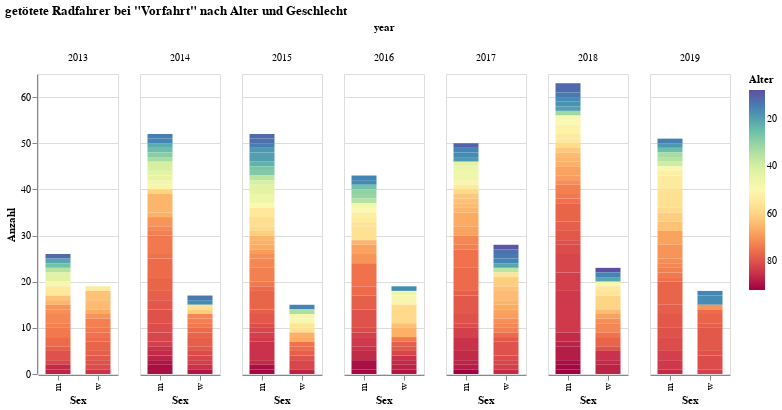

Source (notebook cell):
### Code cell
import altair as alt
#alt.renderers.enable('notebook')

unf_ra=unf[unf['Typ*']=='VF'].copy()
source = unf_ra.groupby(['year', 'Alter','Sex']).size().reset_index()
source=source.rename(columns={0:'Anzahl'})

alt.Chart(source).mark_bar(size=25,strokeOpacity=0.5,strokeWidth=0).encode(
    y='Anzahl',
    
    #color='Alter:Q' #:Q
    color=alt.Color('Alter:Q',#scale=alt.Scale(scheme='greenblue')),
                    scale=alt.Scale(domain=[source.Alter.max(), source.Alter.min()],
                                    scheme=alt.SchemeParams(name='spectral'))),
    x="Sex",
    column='year:N',

).properties(
    width=80,
    title='getötete Radfahrer bei "Vorfahrt" nach Alter und Geschlecht'
)

### Figure 1 — Vega-Lite specification as saved in the notebook (floating-point values rounded to 4 significant figures; data arrays with more than 128 entries replaced by an {"elided": "..."} marker saying what was removed)
{"config": {"view": {"continuousWidth": 400, "continuousHeight": 300}}, "data": {"name": "data-f91c4d3dc2a9c37c6e283e58f7c1c447"}, "mark": {"type": "bar", "size": 25, "strokeOpacity": 0.5, "strokeWidth": 0}, "encoding": {"color": {"type": "quantitative", "field": "Alter", "scale": {"domain": [92.0, 8.0], "scheme": {"name": "spectral"}}}, "column": {"type": "nominal", "field": "year"}, "x": {"type": "nominal", "field": "Sex"}, "y": {"type": "quantitative", "field": "Anzahl"}}, "title": "getötete Radfahrer bei \"Vorfahrt\" nach Alter und Geschlecht", "width": 80, "$schema": "https://vega.github.io/schema/vega-lite/v4.0.2.json", "datasets": {"data-f91c4d3dc2a9c37c6e283e58f7c1c447": {"elided": "321 records"}}}
